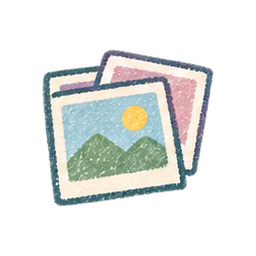
#> input picture client/entry/src/main/resources/base/media/ui_album.png, 256 x 256 px, given in place of atlas.png, which was not available
$ python process-ui-icons.py
#> lines starting #> are read from the running program, lines starting #| are printed output that depends on the picture
from pathlib import Path
from PIL import Image
import json,hashlib,shutil
root=Path(__file__).resolve().parent.parent
source=root/'work/generated-art/ui-icons/atlas.png'
formal_source=root/'art-source/ui-icons/atlas.png'
if source.exists():shutil.move(source,formal_source)
atlas=Image.open(formal_source).convert('RGBA');w,h=atlas.size
#> further down, atlas is the input picture: PIL image 256x256 RGBA; mean R, G, B, A 61.5, 64.1, 62.1, 81.2
#> after `w, h = atlas.size`: w = 256; h = 256
keys=['today','recipes','diary','pantry','profile','community','camera','album','shuffle','people','time','budget','home','soup','light','quick','porridge','feast','staples','breakfast','cold','dessert','protein','taste','storage','appearance','reminder','cloud','backup','help']
files=[]
for n,key in enumerate(keys):
 x,y=n%6,n//6
 # Measured transparent gutters from the generated canvas; equal rows cut off first-row icons.
 xs=[0,240,465,690,915,1135,w];ys=[0,265,480,698,923,h]
 cell=atlas.crop((xs[x],ys[y],xs[x+1],ys[y+1]))
#> (the run stopped early here; a loop or call above may not have finished)

$ run again, on client/entry/src/main/resources/base/media/ui_protein.png
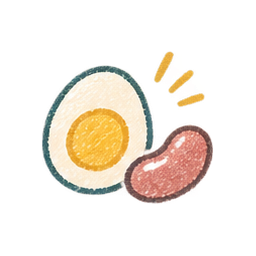
#> input picture client/entry/src/main/resources/base/media/ui_protein.png, 256 x 256 px, given in place of atlas.png, which was not available
#> atlas is the input picture: PIL image 256x256 RGBA; mean R, G, B, A 59.8, 50.9, 39.4, 61

$ run again, on client/entry/src/main/resources/base/media/ui_quick.png
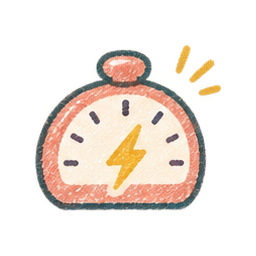
#> input picture client/entry/src/main/resources/base/media/ui_quick.png, 256 x 256 px, given in place of atlas.png, which was not available
#> atlas is the input picture: PIL image 256x256 RGBA; mean R, G, B, A 77.4, 66.4, 53.1, 80.5

$ run again, on client/entry/src/main/resources/base/media/ui_shuffle.png
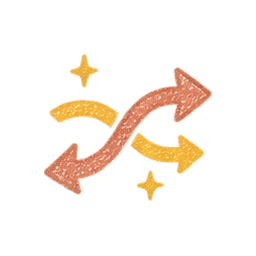
#> input picture client/entry/src/main/resources/base/media/ui_shuffle.png, 256 x 256 px, given in place of atlas.png, which was not available
#> atlas is the input picture: PIL image 256x256 RGBA; mean R, G, B, A 43.6, 32, 14.2, 28.3
